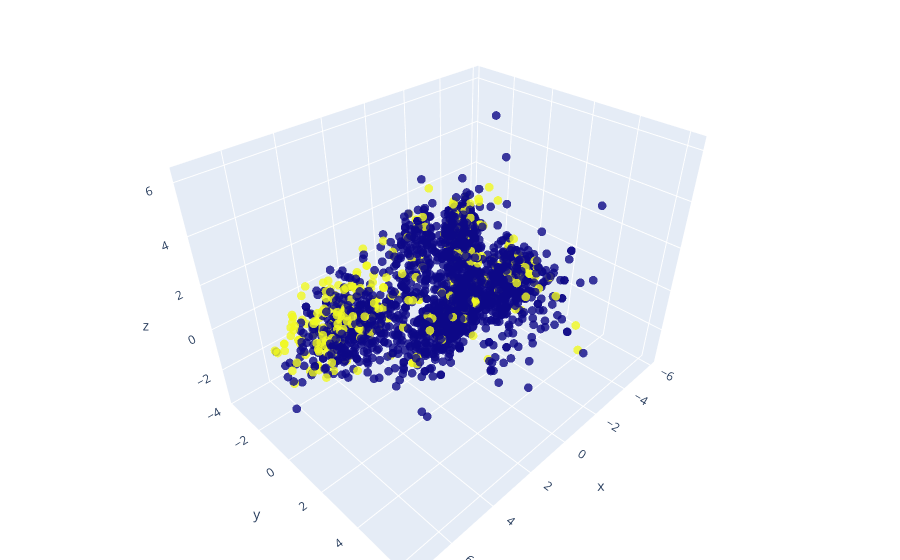

This figure's notebook cell:
### Code cell
labels = scaled_df.Response.values
fig = go.Figure(data=[go.Scatter3d(
    x=reduced_df[:,0],
    y=reduced_df[:,1],
    z=reduced_df[:,2],
    mode='markers',
    marker=dict(
        size=3,
        color=scaled_df.Response.values,
        opacity=0.8,
        line=dict(
            color='black',
            width=0
        )
    ),
    text=labels
)])

# tight layout
fig.update_layout(margin=dict(l=0, r=0, b=0, t=0))

### Figure 1 — Plotly figure (JSON) as saved in the notebook; plotly's stock layout.template omitted (floating-point values rounded to 4 significant figures; data arrays with more than 128 entries replaced by an {"elided": "..."} marker saying what was removed)
{"data": [{"marker": {"color": {"elided": "2236 int values"}, "line": {"color": "black", "width": 0}, "opacity": 0.8, "size": 3}, "mode": "markers", "text": {"elided": "2236 int values"}, "type": "scatter3d", "x": {"elided": "2236 float values"}, "y": {"elided": "2236 float values"}, "z": {"elided": "2236 float values"}}], "layout": {"margin": {"b": 0, "l": 0, "r": 0, "t": 0}}}
